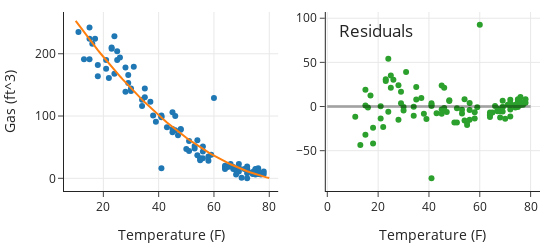

Notebook code cell kept with this figure:
### Code cell
xs = np.linspace(10, 80, num=71)
ys_deg2 = make_ys(mod = model_deg2, deg=2, xs=xs)

fig = make_subplots(rows=1, cols=2)

fig.add_trace(
    go.Scatter(x=heat_df['temp'], y=heat_df['ccf'],
              mode="markers"),
    row=1, col=1)

fig.add_trace(
    go.Scatter(x=xs, y=ys_deg2), 
    row=1, col=1)
fig.update_xaxes(title='Temperature (F)', row=1, col=1)
fig.update_yaxes(title='Gas (ft^3)', row=1, col=1)


fig.add_trace(
    go.Scatter(x=heat_df['temp'], y=model_fit['err'],
              mode="markers"),
    row=1, col=2)

fig.add_shape(type="line",
    x0=0, y0=0, x1=80, y1=0,
    line=dict(
        color="Black", width=3),
    row=1, col=2)

fig.update_xaxes(title='Temperature (F)', row=1, col=2)

fig.update_layout(height=250, width=550, showlegend=False,
                 title={
        'text': "Residuals",
        'y':0.9,
        'x':0.75,
        'xanchor': 'right',
        'yanchor': 'top'})

fig.show()

### Figure 1 — Plotly figure (JSON) as saved in the notebook; plotly's stock layout.template omitted (floating-point values rounded to 4 significant figures)
{"data": [{"mode": "markers", "type": "scatter", "x": [29, 31, 15, 43, 23, 71, 67, 72, 15, 64, 58, 48, 35, 16, 25, 35, 53, 69, 75, 72, 67, 46, 29, 25, 34, 47, 69, 72, 76, 69, 51, 45, 21, 48, 23, 28, 70, 51, 64, 76, 54, 37, 11, 75, 24, 64, 26, 18, 72, 72, 45, 66, 60, 41, 17, 56, 54, 56, 74, 69, 78, 72, 56, 21, 41, 30, 22, 34, 53, 59, 74, 78, 77, 64, 41, 30, 50, 24, 13, 38, 46, 65, 74, 76, 75, 68, 58, 41, 18, 28, 15, 45, 75, 55, 68, 67, 76, 55, 39], "xaxis": "x", "y": [166, 179, 224, 82, 208, 15, 15, 8, 242, 18, 35, 78, 144, 216, 204, 130, 48, 16, 14, 15, 18, 100, 153, 190, 126, 69, 16, 15, 16, 23, 60, 106, 190, 79, 210, 178, 1, 44, 20, 7, 37, 123, 235, 15, 228, 17, 194, 164, 13, 0, 74, 23, 129, 16, 224, 43, 61, 51, 9, 11, 11, 19, 32, 176, 99, 144, 161, 116, 52, 38, 10, 7, 6, 15, 101, 140, 47, 168, 191, 101, 77, 18, 7, 9, 6, 13, 28, 98, 182, 139, 191, 79, 12, 29, 6, 16, 11, 32, 91], "yaxis": "y"}, {"type": "scatter", "x": [10, 11, 12, 13, 14, 15, 16, 17, 18, 19, 20, 21, 22, 23, 24, 25, 26, 27, 28, 29, 30, 31, 32, 33, 34, 35, 36, 37, 38, 39, 40, 41, 42, 43, 44, 45, 46, 47, 48, 49, 50, 51, 52, 53, 54, 55, 56, 57, 58, 59, 60, 61, 62, 63, 64, 65, 66, 67, 68, 69, 70, 71, 72, 73, 74, 75, 76, 77, 78, 79, 80], "xaxis": "x", "y": [252.7, 246.6, 240.5, 234.6, 228.7, 222.9, 217.2, 211.5, 205.9, 200.4, 195.0, 189.6, 184.3, 179.1, 173.9, 168.8, 163.8, 158.9, 154.0, 149.2, 144.5, 139.8, 135.2, 130.7, 126.3, 121.9, 117.7, 113.4, 109.3, 105.2, 101.2, 97.28, 93.43, 89.64, 85.93, 82.29, 78.72, 75.22, 71.8, 68.44, 65.16, 61.96, 58.82, 55.76, 52.77, 49.85, 47.0, 44.23, 41.52, 38.89, 36.34, 33.85, 31.44, 29.09, 26.82, 24.63, 22.5, 20.45, 18.47, 16.56, 14.72, 12.96, 11.27, 9.648, 8.1, 6.625, 5.222, 3.891, 2.632, 1.445, 0.3307], "yaxis": "y"}, {"mode": "markers", "type": "scatter", "x": [29, 31, 15, 43, 23, 71, 67, 72, 15, 64, 58, 48, 35, 16, 25, 35, 53, 69, 75, 72, 67, 46, 29, 25, 34, 47, 69, 72, 76, 69, 51, 45, 21, 48, 23, 28, 70, 51, 64, 76, 54, 37, 11, 75, 24, 64, 26, 18, 72, 72, 45, 66, 60, 41, 17, 56, 54, 56, 74, 69, 78, 72, 56, 21, 41, 30, 22, 34, 53, 59, 74, 78, 77, 64, 41, 30, 50, 24, 13, 38, 46, 65, 74, 76, 75, 68, 58, 41, 18, 28, 15, 45, 75, 55, 68, 67, 76, 55, 39], "xaxis": "x2", "y": [16.8, 39.17, 1.087, -7.641, 28.94, 2.04, -5.449, -3.268, 19.09, -8.825, -6.524, 6.203, 22.06, -1.179, 35.18, 8.056, -7.758, -0.5602, 7.375, 3.732, -2.449, 21.28, 3.797, 21.18, -0.3064, -6.221, -0.5602, 3.732, 10.78, 6.44, -1.957, 23.71, 0.4097, 7.203, 30.94, 24.0, -13.72, -17.96, -6.825, 1.778, -15.77, 9.565, -11.57, 8.375, 54.1, -9.825, 30.19, -41.93, 1.732, -11.27, -8.287, 0.4978, 92.66, -81.28, 12.48, -4.001, 8.233, 3.999, 0.8996, -5.56, 8.368, 7.732, -15.0, -13.59, 1.717, -0.4791, -23.29, -10.31, -3.758, -0.8934, 1.9, 4.368, 2.109, -11.82, 3.717, -4.479, -18.16, -5.904, -43.6, -8.289, -1.718, -6.627, -1.1, 3.778, -0.625, -5.469, -13.52, 0.7167, -23.93, -15.0, -31.91, -3.287, 5.375, -20.85, -12.47, -4.449, 5.778, -17.85, -14.21], "yaxis": "y2"}], "layout": {"height": 250, "shapes": [{"line": {"color": "Black", "width": 3}, "type": "line", "x0": 0, "x1": 80, "xref": "x2", "y0": 0, "y1": 0, "yref": "y2"}], "showlegend": false, "title": {"text": "Residuals", "x": 0.75, "xanchor": "right", "y": 0.9, "yanchor": "top"}, "width": 550, "xaxis": {"anchor": "y", "domain": [0, 0.45], "title": {"text": "Temperature (F)"}}, "xaxis2": {"anchor": "y2", "domain": [0.55, 1], "title": {"text": "Temperature (F)"}}, "yaxis": {"anchor": "x", "domain": [0, 1], "title": {"text": "Gas (ft^3)"}}, "yaxis2": {"anchor": "x2", "domain": [0, 1]}}}
